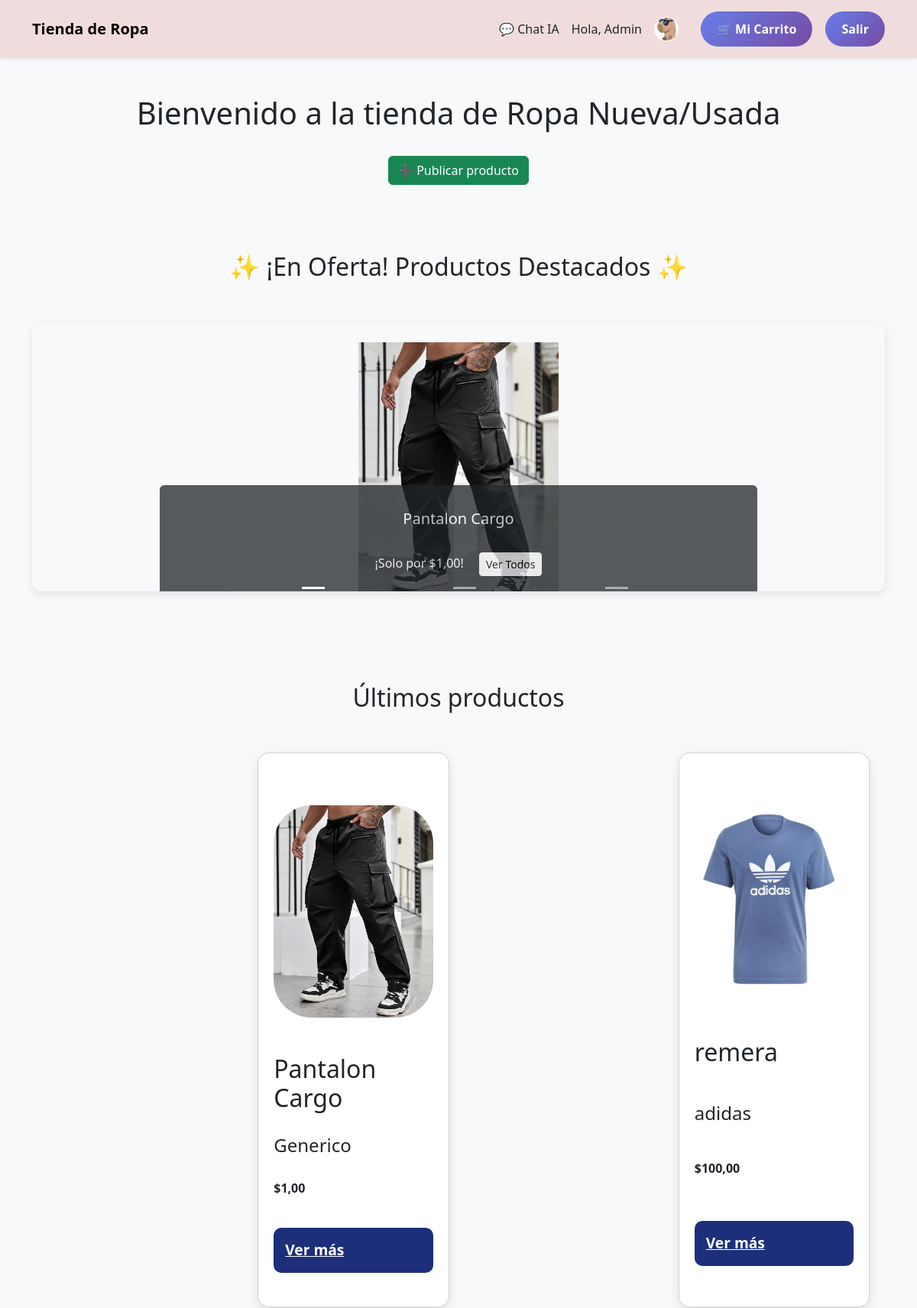
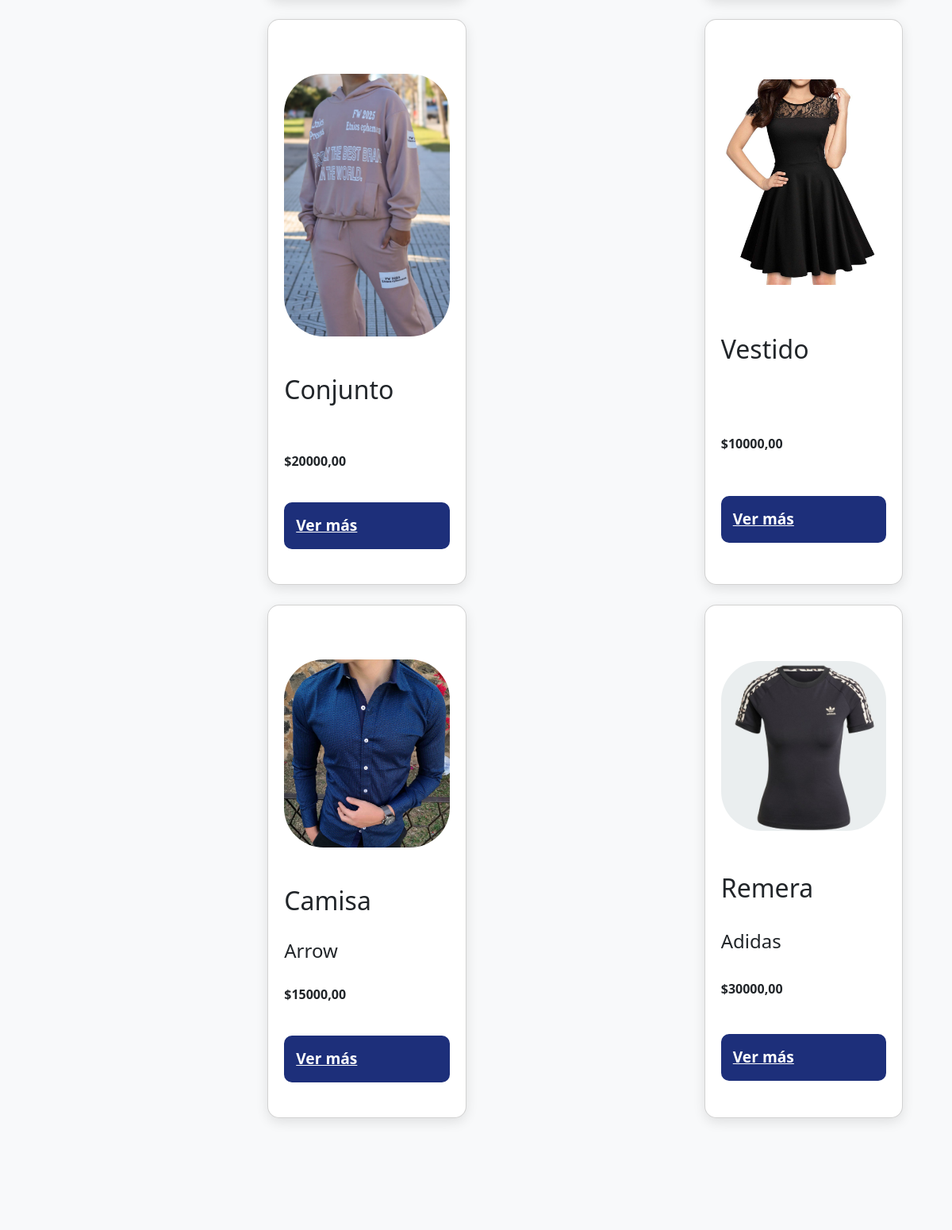
The page / (signed in, upper part) on the database its author committed (2 pictures, top to bottom).
### perfil/models.py (models this page shows, shortened)
class Profile(models.Model):
    user = models.OneToOneField(User, on_delete=models.CASCADE)
    bio = models.TextField(blank=True)
    website = models.URLField(blank=True, null=True)
    avatar = models.ImageField(
        default='profile_pics/default.png', # Ruta a tu imagen por defecto
        upload_to='profile_pics',           # Cambiado a 'profile_pics' (más común)
        blank=True,
        null=True
    )
    display_name = models.CharField(max_length=50, blank=True, null=True)

### productos/models.py (models this page shows, shortened)
class Product(models.Model):
    seller = models.ForeignKey(settings.AUTH_USER_MODEL, on_delete=models.CASCADE, related_name="products")
    title = models.CharField(max_length=200)
    description = models.TextField(blank=True)
    nuevo = models.BooleanField(default=True)
    marca = models.CharField(max_length=100, blank=True, default="Generico")
    price = models.DecimalField(max_digits=12, decimal_places=2)
    created_at = models.DateTimeField(auto_now_add=True)
    active = models.BooleanField(default=True)
    stock = models.PositiveIntegerField(default=1)  # nuevo campo
    image = models.ImageField(upload_to="product_images/", blank=True, null=True)  # opcional
    updated_at = models.DateTimeField(auto_now=True)  # fecha de última modificación

### core/views.py (the view)
# urls.py: path("", home, name="home"),
def home(request):
    products = Product.objects.filter(active=True).order_by("-created_at")[:6]  # últimos 6
    return render(request, "home.html", {"products": products})

### templates/home.html (shortened to what this page needs)
{% extends "base.html" %}
{% load socialaccount %}
{% block content %}
<div class="home-container text-center">     <h1 class="home-title">Bienvenido a la tienda de Ropa Nueva/Usada</h1>
    {% if not user.is_authenticated %}
        <p>Iniciá sesión para comprar, vender o intercambiar productos</p>
        <div class="social-login d-flex justify-content-center">
            <a href="{% provider_login_url 'google' %}" role="button" class="btn-social google me-2">
                <i class="fab fa-google"></i>
            </a>
            <a href="{% provider_login_url 'github' %}" role="button" class="btn-social github">
                <i class="fab fa-github"></i>
            </a>
        </div>
    {% else %}
        {% if user.is_authenticated %}
        <p><a href="{% url 'productos:product-create' %}" class="btn btn-success">➕ Publicar producto</a></p>
        {% endif %}
        <div class="mb-5 mt-4">
                    <h2 class="section-title">✨ ¡En Oferta! Productos Destacados ✨</h2>
            <div id="productCarousel" class="carousel slide" data-bs-ride="carousel">
                <div class="carousel-indicators">
                    {% for product in products|slice:":3" %}
                    <button type="button"
                            data-bs-target="#productCarousel"
                            data-bs-slide-to="{{ forloop.counter0 }}"
                            class="{% if forloop.first %}active{% endif %}"
                            aria-label="Slide {{ forloop.counter }}">
                    </button>
                    {% endfor %}
                </div>
                <div class="carousel-inner" style="border-radius: 12px; box-shadow: 0 4px 12px rgba(0, 0, 0, 0.1);">
                    {% for product in products|slice:":3" %}
                    <div class="carousel-item {% if forloop.first %}active{% endif %}" style="min-height: 350px;">
                        {% if product.image %}
                            <img src="{{ product.image.url }}"
                              class="d-block w-100"
                              style="max-height: 350px; object-fit: contain; background-color: #f8f9fa;"
                             alt="{{ product.title }}">
                        {% else %}
                            <div class="d-block w-100 bg-secondary text-white text-center d-flex align-items-center justify-content-center" style="height: 350px; border-radius: 12px 12px 0 0;">
                                <h3>Producto Sin Imagen</h3>
                            </div>
                        {% endif %}
                        <div class="carousel-caption d-none d-md-block bg-dark opacity-75 p-2 rounded">
                            <h5>{{ product.title }}</h5>
                            <p>¡Solo por ${{ product.price }}! <a href="{% url 'productos:product-list' %}" class="btn btn-sm btn-light ms-3">Ver Todos</a></p>
                        </div>
                    </div>
                    {% endfor %}
                </div>
                <button class="carousel-control-prev" type="button" data-bs-target="#productCarousel" data-bs-slide="prev">
                    <span class="carousel-control-prev-icon" aria-hidden="true"></span>
                </button>
                <button class="carousel-control-next" type="button" data-bs-target="#productCarousel" data-bs-slide="next">
                    <span class="carousel-control-next-icon" aria-hidden="true"></span>
                </button>
            </div>
        </div>
        <h2 class="section-title">Últimos productos</h2>
        <div class="card-grid">
            {% for product in products %}
            <div class="card">
                <div class="card-image">
                    {% if product.image %}
                        <img src="{{ product.image.url }}" alt="{{ product.title }}" class="product-image">
                    {% else %}
                        <div class="no-image"></div>
                    {% endif %}
                </div>
                <h2>{{ product.title }}</h2>
                <h4>{{ product.marca }}</h4>
                <p><strong>${{ product.price }}</strong></p>
                <a href="{% url 'productos:product-list' %}" class="btn-primary">Ver más</a>
            </div>
            {% empty %}
                <p>No hay productos publicados todavía.</p>
            {% endfor %}
        </div>
    {% endif %}
    </div>
{% endblock %}

### templates/base.html (shortened to what this page needs)
{% load static %}
<!doctype html>
<html lang="es">
<head>
    <link href="https://cdn.jsdelivr.net/npm/bootstrap@5.3.8/dist/css/bootstrap.min.css" rel="stylesheet">
    <link rel="stylesheet" href="https://cdnjs.cloudflare.com/ajax/libs/font-awesome/6.5.0/css/all.min.css">
    <link rel="stylesheet" href="{% static 'core/style.css' %}">
</head>
<body class="bg-light">
  <nav id="main-navbar" class="navbar navbar-expand-lg navbar-light shadow-sm">
        <div class="container">
            <a class="navbar-brand fw-bold" href="{% url 'home' %}">Tienda de Ropa</a>
            <div class="collapse navbar-collapse justify-content-end" id="navbarNav">
                <ul class="navbar-nav align-items-center">
                    <li class="nav-item me-2">
                        <a href="{% url 'chat_ai:ai-chat' %}" class="nav-link text-dark">
                            💬 Chat IA
                        </a>
                    </li>
                    {% if user.is_authenticated %}
                        <li class="nav-item me-3 text-dark">
                            Hola,
                            {% if user.profile.display_name %}
                                {{ user.profile.display_name }}
                            {% else %}
                                {{ user.username }}
                            {% endif %}
                        </li>
                        <li class="nav-item me-3">
                            <a href="{% url 'perfil:profile-update' %}" class="nav-link p-0">
                                <img src="
                                    {% if user.profile.avatar and user.profile.avatar.name %}
                                        {{ user.profile.avatar.url }}
                                    {% else %}
                                        {% get_media_prefix %}profile_pics/default.png
                                    {% endif %}
                                    "
                                    alt="Avatar"
                                    class="rounded-circle border border-1 border-white"
                                    width="32" height="32"
                                    style="object-fit: cover;">
                            </a>
                        </li>
                        <li class="btn text-white">
                            <a href="{% url 'productos:view_cart' %}" class="btn btn-logout">🛒 Mi Carrito</a>
                        </li>
                        <li class="nav-item">
                            <a href="{% url 'account_logout' %}" class="btn btn-logout">Salir</a>
                        </li>
                    {% else %}
                        <li class="nav-item">
                            <a href="{% url 'account_login' %}" class="btn btn-logout">Entrar</a>
                        </li>
                    {% endif %}
                </ul>
            </div>
        </div>
    </nav>
    <main class="container my-4">
        {% block content %}{% endblock %}
    </main>
</body>
</html>

### core/static/core/style.css (style rules this page uses)
.btn-logout { background: linear-gradient(135deg, #667eea 0%, #764ba2 100%); color: white; padding: 10px 20px; border-radius: 25px; text-decoration: none; font-weight: bold; transition: transform 0.2s ease; display: inline-block; }
.card-grid { display: grid; grid-template-columns: repeat(4, 1fr); gap: 25px; padding: 20px; max-width: 1400px; margin: 0 auto; }
.card { background: white; border-radius: 15px; padding: 20px; box-shadow: 0 5px 15px rgba(0,0,0,0.1); transition: transform 0.3s ease; text-align: right; height: 100%; display: flex; flex-direction: column; justify-content: space-between; text-align: left; }
.product-image { max-width: 100%; max-height: 100%; object-fit: contain; border-radius: 50px; }
.card h2, .card h4 { margin-top: 0; margin-bottom: 5px; }
.btn-primary { width: 100%; padding: 15px; font-size: 1.2em; font-weight: bold; background: #1d2f7a; color: white; border: none; border-radius: 10px; cursor: pointer; transition: transform 0.2s ease; }
main.container { display: block !important; }
#productCarousel .carousel-inner { height: 350px; max-height: 350px; overflow: hidden; }
#productCarousel .carousel-item img { height: 100%; width: auto; object-fit: contain; }
#main-navbar { background-color: #F0DCDC !important; }

### rows shown on the page
Product: image (picture), title "Pantalon Cargo", price "1,00", marca "Generico"
Product: image (picture), title "remera", marca "adidas", price "100,00"
Product: image (picture), title "Conjunto", price "20000,00"
Product: image (picture), title "Vestido", price "10000,00"
Product: image (picture), title "Camisa", marca "Arrow", price "15000,00"
Product: image (picture), title "Remera", marca "Adidas", price "30000,00"

### other values the page prints
{{ user.profile.display_name }} "Admin"
